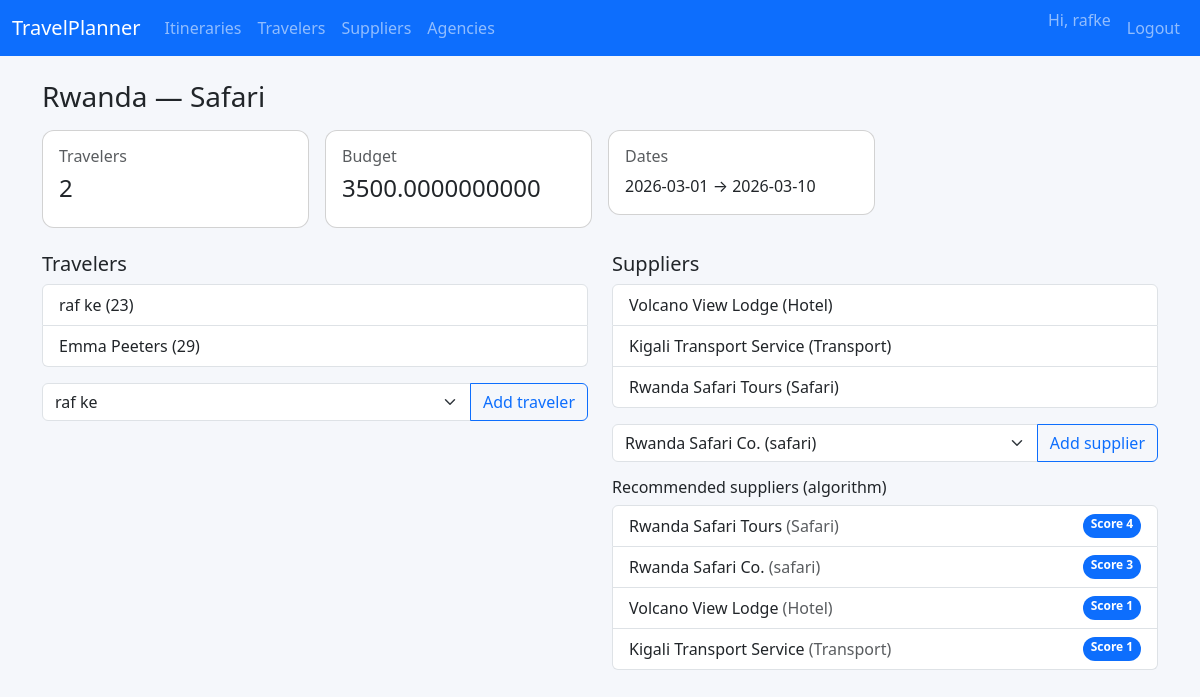
Screenshot of /itineraries/f4952c2072e8c86232bd7ffc53b8221d (signed in) with the database file from the repository.
### models.py (models this page shows)
class Itinerary(db.Model):
    id = db.Column(db.String(36), primary_key=True)
    agency_id = db.Column(db.String(36), db.ForeignKey("agency.id"))
    number_of_travelers = db.Column(db.Integer)
    budget = db.Column(db.Numeric)
    country = db.Column(db.String(255))
    activity_type = db.Column(db.String(255))
    start_date = db.Column(db.Date)
    end_date = db.Column(db.Date)
    agency = db.relationship("Agency", back_populates="itineraries")
    travelers = db.relationship(
        "Traveler",
        secondary="itinerary_traveler",
        back_populates="itineraries",
    )
    suppliers = db.relationship(
        "Supplier",
        secondary="itinerary_supplier",
        back_populates="itineraries",
    )

class Traveler(db.Model):
    id = db.Column(db.String(36), primary_key=True)
    first_name = db.Column(db.String(255))
    last_name = db.Column(db.String(255))
    age = db.Column(db.Integer)
    email = db.Column(db.String(255))
    itineraries = db.relationship(
        "Itinerary",
        secondary="itinerary_traveler",
        back_populates="travelers",
    )
    @property
    def full_name(self):
        return f"{self.first_name} {self.last_name}"

class Supplier(db.Model):
    id = db.Column(db.String(36), primary_key=True)
    agency_id = db.Column(db.String(36), db.ForeignKey("agency.id"))
    company_id = db.Column(db.String(255))
    name = db.Column(db.String(255))
    type = db.Column(db.String(255))
    agency = db.relationship("Agency", back_populates="suppliers")
    itineraries = db.relationship(
        "Itinerary",
        secondary="itinerary_supplier",
        back_populates="suppliers",
    )

### app.py (the view, shortened to what this page needs)
    @app.route("/itineraries/<itinerary_id>", methods=["GET", "POST"])
    @login_required
    def itinerary_detail(itinerary_id):
        itinerary = Itinerary.query.get_or_404(itinerary_id)
        all_travelers = Traveler.query.all()
        all_suppliers = Supplier.query.all()
        supplier_scores = supplier_score_for_itinerary(itinerary)
        return render_template(
            "itinerary_detail.html",
            itinerary=itinerary,
            all_travelers=all_travelers,
            all_suppliers=all_suppliers,
            supplier_scores=supplier_scores,
            mode="view",
        )

### models.py (called while the page is built)
def supplier_score_for_itinerary(itinerary):
    suppliers = Supplier.query.all()
    results = []
    for s in suppliers:
        score = 0
        if s.type and itinerary.activity_type:
            if s.type.lower() == itinerary.activity_type.lower():
                score += 3
            elif s.type.lower() in itinerary.activity_type.lower():
                score += 2
        usage_count = (
            db.session.query(func.count(ItinerarySupplier.itinerary_id))
            .filter(ItinerarySupplier.supplier_id == s.id)
            .scalar()
        )
        score += min(usage_count, 5)
        results.append((s, score))
    results.sort(key=lambda x: x[1], reverse=True)
    return results

### templates/itinerary_detail.html (shortened to what this page needs)
{% extends "base.html" %}
{% block content %}
{% if mode == "new" %}
<h3 class="mb-3">Create itinerary</h3>
<form method="post">
  <div class="row g-3">
    <div class="col-md-4">
      <label class="form-label">Agency</label>
      <select name="agency_id" class="form-select">
        <option value="">(none)</option>
        {% for a in agencies %}
        <option value="{{ a.id }}">{{ a.name }}</option>
        {% endfor %}
      </select>
    </div>
    <div class="col-md-4">
      <label class="form-label">Country</label>
      <input type="text" name="country" class="form-control" />
    </div>
    <div class="col-md-4">
      <label class="form-label">Activity type</label>
      <input type="text" name="activity_type" class="form-control" />
    </div>
    <div class="col-md-4">
      <label class="form-label">Number of travelers</label>
      <input type="number" name="number_of_travelers" class="form-control" />
    </div>
    <div class="col-md-4">
      <label class="form-label">Budget</label>
      <input type="number" step="0.01" name="budget" class="form-control" />
    </div>
    <div class="col-md-4">
      <label class="form-label">Start date</label>
      <input type="date" name="start_date" class="form-control" />
    </div>
    <div class="col-md-4">
      <label class="form-label">End date</label>
      <input type="date" name="end_date" class="form-control" />
    </div>
  </div>
  <button class="btn btn-success mt-3">Save</button>
</form>
{% else %}
<h3 class="mb-3">
  {{ itinerary.country }} — {{ itinerary.activity_type }}
</h3>
<div class="row g-3 mb-4">
  <div class="col-md-3">
    <div class="card">
      <div class="card-body">
        <h6 class="text-muted">Travelers</h6>
        <h4>{{ itinerary.number_of_travelers }}</h4>
      </div>
    </div>
  </div>
  <div class="col-md-3">
    <div class="card">
      <div class="card-body">
        <h6 class="text-muted">Budget</h6>
        <h4>{{ itinerary.budget }}</h4>
      </div>
    </div>
  </div>
  <div class="col-md-3">
    <div class="card">
      <div class="card-body">
        <h6 class="text-muted">Dates</h6>
        <div>{{ itinerary.start_date }} → {{ itinerary.end_date }}</div>
      </div>
    </div>
  </div>
</div>
<div class="row g-4">
  <div class="col-md-6">
    <h5>Travelers</h5>
    <ul class="list-group mb-3">
      {% for t in itinerary.travelers %}
      <li class="list-group-item">{{ t.full_name }} ({{ t.age }})</li>
      {% else %}
      <li class="list-group-item text-muted">No travelers yet.</li>
      {% endfor %}
    </ul>
    <form method="post">
      <div class="input-group">
        <select name="traveler_id" class="form-select">
          {% for t in all_travelers %}
          <option value="{{ t.id }}">{{ t.full_name }}</option>
          {% endfor %}
        </select>
        <button class="btn btn-outline-primary" name="add_traveler">Add traveler</button>
      </div>
    </form>
  </div>
  <div class="col-md-6">
    <h5>Suppliers</h5>
    <ul class="list-group mb-3">
      {% for s in itinerary.suppliers %}
      <li class="list-group-item">{{ s.name }} ({{ s.type }})</li>
      {% else %}
      <li class="list-group-item text-muted">No suppliers yet.</li>
      {% endfor %}
    </ul>
    <form method="post">
      <div class="input-group mb-3">
        <select name="supplier_id" class="form-select">
          {% for s in all_suppliers %}
          <option value="{{ s.id }}">{{ s.name }} ({{ s.type }})</option>
          {% endfor %}
        </select>
        <button class="btn btn-outline-primary" name="add_supplier">Add supplier</button>
      </div>
    </form>
    <h6 class="mt-3">Recommended suppliers (algorithm)</h6>
    <ul class="list-group">
      {% for s, score in supplier_scores %}
      <li class="list-group-item d-flex justify-content-between">
        <span>{{ s.name }} <span class="text-muted">({{ s.type }})</span></span>
        <span class="badge bg-primary rounded-pill">Score {{ score }}</span>
      </li>
      {% else %}
      <li class="list-group-item text-muted">No suppliers available.</li>
      {% endfor %}
    </ul>
  </div>
</div>
{% endif %}
{% endblock %}

### static/style.css (style rules this page uses)
body { background: #f5f7fb; }
.card { border-radius: 12px; }

### rows the page displays
Itinerary: country "Rwanda", activity_type "Safari", number_of_travelers "2", budget "3500.0000000000", start_date "2026-03-01", end_date "2026-03-10"
Traveler: full_name "raf ke", age "23"
Traveler: full_name "Emma Peeters", age "29"
Supplier: name "Volcano View Lodge", type "Hotel", score "1"
Supplier: name "Kigali Transport Service", type "Transport", score "1"
Supplier: name "Rwanda Safari Tours", type "Safari", score "4"
Supplier: name "Rwanda Safari Co.", type "safari", score "3"

### other values shown
{{ session['username'] }} "rafke"
form field traveler_id "raf ke"
form field supplier_id "Rwanda Safari Co. (safari)"
